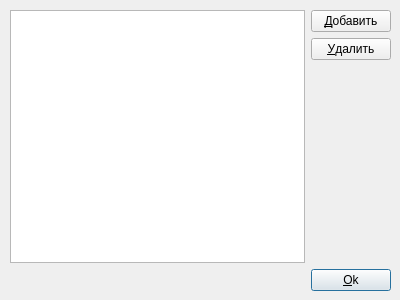
<?xml version="1.0" encoding="UTF-8"?>
<ui version="4.0">
 <class>facult</class>
 <widget class="QDialog" name="facult">
  <property name="windowModality">
   <enum>Qt::ApplicationModal</enum>
  </property>
  <property name="geometry">
   <rect>
    <x>0</x>
    <y>0</y>
    <width>400</width>
    <height>300</height>
   </rect>
  </property>
  <property name="windowTitle">
   <string>Факультеты</string>
  </property>
  <property name="windowIcon">
   <iconset>
    <normaloff>icon.ico</normaloff>icon.ico</iconset>
  </property>
  <widget class="QWidget" name="layoutWidget">
   <property name="geometry">
    <rect>
     <x>10</x>
     <y>10</y>
     <width>381</width>
     <height>281</height>
    </rect>
   </property>
   <layout class="QVBoxLayout" name="verticalLayout_2">
    <item>
     <layout class="QHBoxLayout" name="horizontalLayout">
      <item>
       <widget class="QListWidget" name="facultWidget"/>
      </item>
      <item>
       <layout class="QVBoxLayout" name="verticalLayout">
        <item>
         <widget class="QPushButton" name="editButton">
          <property name="text">
           <string>&amp;Добавить</string>
          </property>
         </widget>
        </item>
        <item>
         <widget class="QPushButton" name="delButton">
          <property name="text">
           <string>&amp;Удалить</string>
          </property>
         </widget>
        </item>
        <item>
         <spacer name="verticalSpacer">
          <property name="orientation">
           <enum>Qt::Vertical</enum>
          </property>
          <property name="sizeHint" stdset="0">
           <size>
            <width>20</width>
            <height>40</height>
           </size>
          </property>
         </spacer>
        </item>
       </layout>
      </item>
     </layout>
    </item>
    <item>
     <layout class="QHBoxLayout" name="horizontalLayout_2">
      <item>
       <spacer name="horizontalSpacer">
        <property name="orientation">
         <enum>Qt::Horizontal</enum>
        </property>
        <property name="sizeHint" stdset="0">
         <size>
          <width>40</width>
          <height>20</height>
         </size>
        </property>
       </spacer>
      </item>
      <item>
       <widget class="QPushButton" name="pushButton">
        <property name="text">
         <string>&amp;Ok</string>
        </property>
        <property name="default">
         <bool>true</bool>
        </property>
        <property name="flat">
         <bool>false</bool>
        </property>
       </widget>
      </item>
     </layout>
    </item>
   </layout>
  </widget>
 </widget>
 <resources/>
 <connections>
  <connection>
   <sender>pushButton</sender>
   <signal>clicked()</signal>
   <receiver>facult</receiver>
   <slot>accept()</slot>
   <hints>
    <hint type="sourcelabel">
     <x>319</x>
     <y>275</y>
    </hint>
    <hint type="destinationlabel">
     <x>290</x>
     <y>275</y>
    </hint>
   </hints>
  </connection>
 </connections>
</ui>
